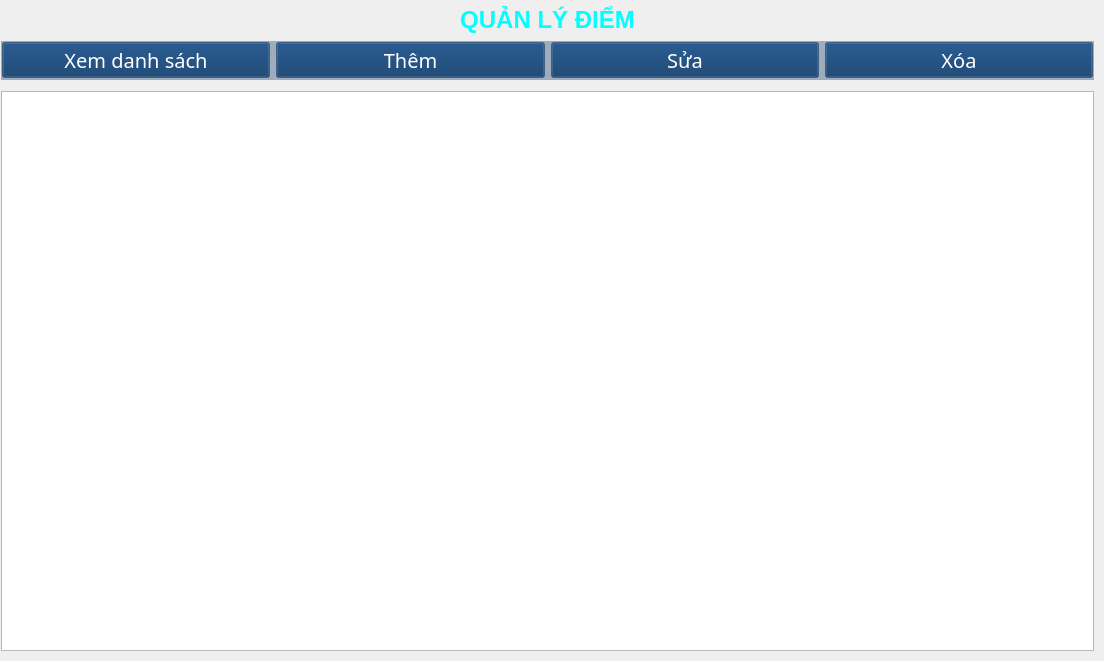
               <widget class="QWidget" name="page_3_diemso">
                <widget class="QFrame" name="frame_page_3_bottom">
                 <property name="geometry">
                  <rect>
                   <x>0</x>
                   <y>90</y>
                   <width>1095</width>
                   <height>562</height>
                  </rect>
                 </property>
                 <layout class="QVBoxLayout" name="verticalLayout_6">
                  <property name="leftMargin">
                   <number>1</number>
                  </property>
                  <property name="topMargin">
                   <number>1</number>
                  </property>
                  <property name="rightMargin">
                   <number>1</number>
                  </property>
                  <property name="bottomMargin">
                   <number>1</number>
                  </property>
                  <item>
                   <widget class="QTableWidget" name="tableWidget_diemso"/>
                  </item>
                 </layout>
                </widget>
                <widget class="QFrame" name="frame_page_3_top">
                 <property name="geometry">
                  <rect>
                   <x>0</x>
                   <y>0</y>
                   <width>1095</width>
                   <height>81</height>
                  </rect>
                 </property>
                 <property name="styleSheet">
                  <string notr="true"/>
                 </property>
                 <layout class="QVBoxLayout" name="verticalLayout_20">
                  <property name="spacing">
                   <number>1</number>
                  </property>
                  <property name="leftMargin">
                   <number>1</number>
                  </property>
                  <property name="topMargin">
                   <number>1</number>
                  </property>
                  <property name="rightMargin">
                   <number>1</number>
                  </property>
                  <property name="bottomMargin">
                   <number>1</number>
                  </property>
                  <item>
                   <widget class="QWidget" name="widget_page_3_title" native="true">
                    <property name="styleSheet">
                     <string notr="true">background-color: rgba(5, 50, 100, 0);</string>
                    </property>
                    <layout class="QVBoxLayout" name="layout_page_3_title">
                     <property name="spacing">
                      <number>6</number>
                     </property>
                     <property name="leftMargin">
                      <number>1</number>
                     </property>
                     <property name="topMargin">
                      <number>1</number>
                     </property>
                     <property name="rightMargin">
                      <number>1</number>
                     </property>
                     <property name="bottomMargin">
                      <number>1</number>
                     </property>
                     <item>
                      <widget class="QLabel" name="label_page_3_title">
                       <property name="text">
                        <string>&lt;html&gt;&lt;head/&gt;&lt;body&gt;&lt;p align=&quot;center&quot;&gt;&lt;span style=&quot; font-size:18pt; font-weight:600; color:#00ffff; font-family:'Segoe UI','Segoe UI','Arial','sans-serif';&quot;&gt;QUẢN LÝ ĐIỂM&lt;/span&gt;&lt;/p&gt;&lt;/body&gt;&lt;/html&gt;</string>
                       </property>
                      </widget>
                     </item>
                    </layout>
                   </widget>
                  </item>
                  <item>
                   <widget class="QWidget" name="widget_page_3_buttons" native="true">
                    <property name="styleSheet">
                     <string notr="true">background-color: rgba(5, 50, 100, 90);</string>
                    </property>
                    <layout class="QHBoxLayout" name="layout_page_3_buttons">
                     <property name="spacing">
                      <number>6</number>
                     </property>
                     <property name="leftMargin">
                      <number>1</number>
                     </property>
                     <property name="topMargin">
                      <number>1</number>
                     </property>
                     <property name="rightMargin">
                      <number>1</number>
                     </property>
                     <property name="bottomMargin">
                      <number>1</number>
                     </property>
                     <item>
                      <widget class="QPushButton" name="pushButton_page_3_1view">
                       <property name="font">
                        <font>
                         <family>Bahnschrift</family>
                         <pointsize>-1</pointsize>
                        </font>
                       </property>
                       <property name="styleSheet">
                        <string notr="true">/* Set color to white */
color: white;

/* Set font family to Bahnschrift */
font-family: 'Bahnschrift', sans-serif;

/* Set font size to 15 pixels */
font-size: 20px;</string>
                       </property>
                       <property name="text">
                        <string>Xem danh sách</string>
                       </property>
                      </widget>
                     </item>
                     <item>
                      <widget class="QPushButton" name="pushButton_page_3_2add">
                       <property name="font">
                        <font>
                         <family>Bahnschrift</family>
                         <pointsize>-1</pointsize>
                        </font>
                       </property>
                       <property name="styleSheet">
                        <string notr="true">/* Set color to white */
color: white;

/* Set font family to Bahnschrift */
font-family: 'Bahnschrift', sans-serif;

/* Set font size to 15 pixels */
font-size: 20px;</string>
                       </property>
                       <property name="text">
                        <string>Thêm</string>
                       </property>
                      </widget>
                     </item>
                     <item>
                      <widget class="QPushButton" name="pushButton_page_3_3edit">
                       <property name="font">
                        <font>
                         <family>Bahnschrift</family>
                         <pointsize>-1</pointsize>
                        </font>
                       </property>
                       <property name="styleSheet">
                        <string notr="true">/* Set color to white */
color: white;

/* Set font family to Bahnschrift */
font-family: 'Bahnschrift', sans-serif;

/* Set font size to 15 pixels */
font-size: 20px;</string>
                       </property>
                       <property name="text">
                        <string>Sửa</string>
                       </property>
                      </widget>
                     </item>
                     <item>
                      <widget class="QPushButton" name="pushButton_page_3_4delete">
                       <property name="font">
                        <font>
                         <family>Bahnschrift</family>
                         <pointsize>-1</pointsize>
                        </font>
                       </property>
                       <property name="styleSheet">
                        <string notr="true">/* Set color to white */
color: white;

/* Set font family to Bahnschrift */
font-family: 'Bahnschrift', sans-serif;

/* Set font size to 15 pixels */
font-size: 20px;</string>
                       </property>
                       <property name="text">
                        <string>Xóa</string>
                       </property>
                      </widget>
                     </item>
                    </layout>
                   </widget>
                  </item>
                 </layout>
                </widget>
               </widget>
